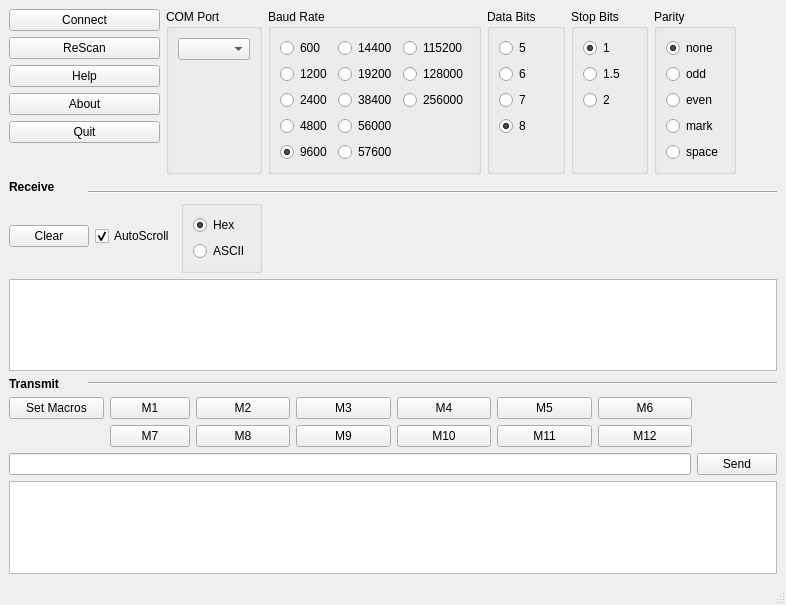
<?xml version="1.0" encoding="UTF-8"?>
<ui version="4.0">
 <class>Terminal</class>
 <widget class="QMainWindow" name="Terminal">
  <property name="geometry">
   <rect>
    <x>0</x>
    <y>0</y>
    <width>786</width>
    <height>605</height>
   </rect>
  </property>
  <property name="windowTitle">
   <string>Terminal - by Chr1$</string>
  </property>
  <widget class="QWidget" name="centralwidget">
   <layout class="QGridLayout" name="gridLayout_7">
    <item row="1" column="4">
     <spacer name="verticalSpacer_8">
      <property name="orientation">
       <enum>Qt::Vertical</enum>
      </property>
      <property name="sizeHint" stdset="0">
       <size>
        <width>20</width>
        <height>1</height>
       </size>
      </property>
     </spacer>
    </item>
    <item row="2" column="1" colspan="8">
     <widget class="Line" name="line">
      <property name="orientation">
       <enum>Qt::Horizontal</enum>
      </property>
     </widget>
    </item>
    <item row="6" column="0">
     <widget class="QLabel" name="label_7">
      <property name="font">
       <font>
        <weight>75</weight>
        <bold>true</bold>
       </font>
      </property>
      <property name="text">
       <string>Transmit</string>
      </property>
     </widget>
    </item>
    <item row="3" column="0" rowspan="2" colspan="3">
     <layout class="QHBoxLayout" name="horizontalLayout">
      <item>
       <widget class="QPushButton" name="clear_button">
        <property name="text">
         <string>Clear</string>
        </property>
       </widget>
      </item>
      <item>
       <widget class="QCheckBox" name="autoscroll_check">
        <property name="text">
         <string>AutoScroll</string>
        </property>
        <property name="checked">
         <bool>true</bool>
        </property>
       </widget>
      </item>
      <item>
       <widget class="QGroupBox" name="groupBox_6">
        <property name="title">
         <string/>
        </property>
        <layout class="QGridLayout" name="gridLayout_8">
         <item row="0" column="0">
          <layout class="QVBoxLayout" name="verticalLayout_7">
           <item>
            <widget class="QRadioButton" name="hex_radio">
             <property name="text">
              <string>Hex</string>
             </property>
             <property name="checked">
              <bool>true</bool>
             </property>
            </widget>
           </item>
           <item>
            <widget class="QRadioButton" name="ascii_radio">
             <property name="text">
              <string>ASCII</string>
             </property>
            </widget>
           </item>
          </layout>
         </item>
        </layout>
       </widget>
      </item>
     </layout>
    </item>
    <item row="1" column="2">
     <spacer name="verticalSpacer_6">
      <property name="orientation">
       <enum>Qt::Vertical</enum>
      </property>
      <property name="sizeHint" stdset="0">
       <size>
        <width>20</width>
        <height>1</height>
       </size>
      </property>
     </spacer>
    </item>
    <item row="0" column="5">
     <widget class="QGroupBox" name="groupBox_4">
      <property name="title">
       <string>Stop Bits</string>
      </property>
      <layout class="QGridLayout" name="gridLayout_5">
       <item row="4" column="0">
        <spacer name="verticalSpacer_5">
         <property name="orientation">
          <enum>Qt::Vertical</enum>
         </property>
         <property name="sizeHint" stdset="0">
          <size>
           <width>20</width>
           <height>40</height>
          </size>
         </property>
        </spacer>
       </item>
       <item row="1" column="0">
        <widget class="QRadioButton" name="stop_bits_1_radio">
         <property name="text">
          <string>1</string>
         </property>
         <property name="checked">
          <bool>true</bool>
         </property>
        </widget>
       </item>
       <item row="3" column="0">
        <widget class="QRadioButton" name="stop_bits_2_radio">
         <property name="text">
          <string>2</string>
         </property>
        </widget>
       </item>
       <item row="2" column="0">
        <widget class="QRadioButton" name="stop_bits_1_1_2_radio">
         <property name="text">
          <string>1.5</string>
         </property>
        </widget>
       </item>
      </layout>
     </widget>
    </item>
    <item row="1" column="3">
     <spacer name="verticalSpacer_7">
      <property name="orientation">
       <enum>Qt::Vertical</enum>
      </property>
      <property name="sizeHint" stdset="0">
       <size>
        <width>20</width>
        <height>1</height>
       </size>
      </property>
     </spacer>
    </item>
    <item row="4" column="3" colspan="6">
     <spacer name="horizontalSpacer_2">
      <property name="orientation">
       <enum>Qt::Horizontal</enum>
      </property>
      <property name="sizeHint" stdset="0">
       <size>
        <width>40</width>
        <height>20</height>
       </size>
      </property>
     </spacer>
    </item>
    <item row="9" column="0" colspan="9">
     <layout class="QHBoxLayout" name="horizontalLayout_2">
      <item>
       <widget class="QLineEdit" name="transmit_field">
        <property name="sizePolicy">
         <sizepolicy hsizetype="MinimumExpanding" vsizetype="Fixed">
          <horstretch>0</horstretch>
          <verstretch>0</verstretch>
         </sizepolicy>
        </property>
       </widget>
      </item>
      <item>
       <widget class="QPushButton" name="send_button">
        <property name="text">
         <string>Send</string>
        </property>
       </widget>
      </item>
     </layout>
    </item>
    <item row="0" column="8">
     <spacer name="horizontalSpacer">
      <property name="orientation">
       <enum>Qt::Horizontal</enum>
      </property>
      <property name="sizeHint" stdset="0">
       <size>
        <width>40</width>
        <height>20</height>
       </size>
      </property>
     </spacer>
    </item>
    <item row="1" column="0" rowspan="2">
     <widget class="QLabel" name="label_6">
      <property name="font">
       <font>
        <weight>75</weight>
        <bold>true</bold>
       </font>
      </property>
      <property name="text">
       <string>Receive</string>
      </property>
     </widget>
    </item>
    <item row="0" column="6" colspan="2">
     <widget class="QGroupBox" name="groupBox_3">
      <property name="title">
       <string>Parity</string>
      </property>
      <layout class="QGridLayout" name="gridLayout_3">
       <item row="0" column="0">
        <widget class="QRadioButton" name="parity_none_radio">
         <property name="text">
          <string>none</string>
         </property>
         <property name="checked">
          <bool>true</bool>
         </property>
        </widget>
       </item>
       <item row="1" column="0">
        <widget class="QRadioButton" name="parity_odd_radio">
         <property name="text">
          <string>odd</string>
         </property>
        </widget>
       </item>
       <item row="2" column="0">
        <widget class="QRadioButton" name="parity_even_radio">
         <property name="text">
          <string>even</string>
         </property>
        </widget>
       </item>
       <item row="3" column="0">
        <widget class="QRadioButton" name="parity_mark_radio">
         <property name="text">
          <string>mark</string>
         </property>
        </widget>
       </item>
       <item row="4" column="0">
        <widget class="QRadioButton" name="parity_space_radio">
         <property name="text">
          <string>space</string>
         </property>
        </widget>
       </item>
       <item row="5" column="0">
        <spacer name="verticalSpacer_11">
         <property name="orientation">
          <enum>Qt::Vertical</enum>
         </property>
         <property name="sizeHint" stdset="0">
          <size>
           <width>20</width>
           <height>40</height>
          </size>
         </property>
        </spacer>
       </item>
      </layout>
     </widget>
    </item>
    <item row="8" column="7" colspan="2">
     <spacer name="horizontalSpacer_3">
      <property name="orientation">
       <enum>Qt::Horizontal</enum>
      </property>
      <property name="sizeHint" stdset="0">
       <size>
        <width>196</width>
        <height>20</height>
       </size>
      </property>
     </spacer>
    </item>
    <item row="5" column="0" colspan="9">
     <widget class="QTextEdit" name="receive_text">
      <property name="readOnly">
       <bool>true</bool>
      </property>
     </widget>
    </item>
    <item row="0" column="4">
     <widget class="QGroupBox" name="groupBox_2">
      <property name="title">
       <string>Data Bits</string>
      </property>
      <layout class="QGridLayout" name="gridLayout_4">
       <item row="0" column="0">
        <widget class="QRadioButton" name="data_bits_5_radio">
         <property name="text">
          <string>5</string>
         </property>
        </widget>
       </item>
       <item row="1" column="0">
        <widget class="QRadioButton" name="data_bits_6_radio">
         <property name="text">
          <string>6</string>
         </property>
        </widget>
       </item>
       <item row="2" column="0">
        <widget class="QRadioButton" name="data_bits_7_radio">
         <property name="text">
          <string>7</string>
         </property>
        </widget>
       </item>
       <item row="3" column="0">
        <widget class="QRadioButton" name="data_bits_8_radio">
         <property name="text">
          <string>8</string>
         </property>
         <property name="checked">
          <bool>true</bool>
         </property>
        </widget>
       </item>
       <item row="4" column="0">
        <spacer name="verticalSpacer_4">
         <property name="orientation">
          <enum>Qt::Vertical</enum>
         </property>
         <property name="sizeHint" stdset="0">
          <size>
           <width>20</width>
           <height>40</height>
          </size>
         </property>
        </spacer>
       </item>
      </layout>
     </widget>
    </item>
    <item row="1" column="7">
     <spacer name="verticalSpacer_10">
      <property name="orientation">
       <enum>Qt::Vertical</enum>
      </property>
      <property name="sizeHint" stdset="0">
       <size>
        <width>20</width>
        <height>1</height>
       </size>
      </property>
     </spacer>
    </item>
    <item row="0" column="3">
     <widget class="QGroupBox" name="groupBox">
      <property name="title">
       <string>Baud Rate</string>
      </property>
      <property name="flat">
       <bool>false</bool>
      </property>
      <property name="checkable">
       <bool>false</bool>
      </property>
      <layout class="QGridLayout" name="gridLayout">
       <item row="4" column="0">
        <widget class="QRadioButton" name="baud_9600_radio">
         <property name="text">
          <string>9600</string>
         </property>
         <property name="checked">
          <bool>true</bool>
         </property>
        </widget>
       </item>
       <item row="5" column="1">
        <spacer name="verticalSpacer_3">
         <property name="orientation">
          <enum>Qt::Vertical</enum>
         </property>
         <property name="sizeHint" stdset="0">
          <size>
           <width>20</width>
           <height>40</height>
          </size>
         </property>
        </spacer>
       </item>
       <item row="3" column="0">
        <widget class="QRadioButton" name="baud_4800_radio">
         <property name="text">
          <string>4800</string>
         </property>
        </widget>
       </item>
       <item row="0" column="0">
        <widget class="QRadioButton" name="baud_600_radio">
         <property name="text">
          <string>600</string>
         </property>
        </widget>
       </item>
       <item row="0" column="1">
        <widget class="QRadioButton" name="baud_14400_radio">
         <property name="text">
          <string>14400</string>
         </property>
        </widget>
       </item>
       <item row="1" column="0">
        <widget class="QRadioButton" name="baud_1200_radio">
         <property name="text">
          <string>1200</string>
         </property>
        </widget>
       </item>
       <item row="1" column="1">
        <widget class="QRadioButton" name="baud_19200_radio">
         <property name="text">
          <string>19200</string>
         </property>
        </widget>
       </item>
       <item row="2" column="0">
        <widget class="QRadioButton" name="baud_2400_radio">
         <property name="text">
          <string>2400</string>
         </property>
        </widget>
       </item>
       <item row="2" column="1">
        <widget class="QRadioButton" name="baud_38400_radio">
         <property name="text">
          <string>38400</string>
         </property>
        </widget>
       </item>
       <item row="3" column="1">
        <widget class="QRadioButton" name="baud_56000_radio">
         <property name="text">
          <string>56000</string>
         </property>
        </widget>
       </item>
       <item row="4" column="1">
        <widget class="QRadioButton" name="baud_57600_radio">
         <property name="text">
          <string>57600</string>
         </property>
        </widget>
       </item>
       <item row="0" column="2">
        <widget class="QRadioButton" name="baud_115200_radio">
         <property name="text">
          <string>115200</string>
         </property>
        </widget>
       </item>
       <item row="1" column="2">
        <widget class="QRadioButton" name="baud_128000_radio">
         <property name="text">
          <string>128000</string>
         </property>
        </widget>
       </item>
       <item row="2" column="2">
        <widget class="QRadioButton" name="baud_256000_radio">
         <property name="text">
          <string>256000</string>
         </property>
        </widget>
       </item>
      </layout>
     </widget>
    </item>
    <item row="7" column="0" rowspan="2" colspan="7">
     <layout class="QGridLayout" name="gridLayout_2">
      <item row="0" column="0">
       <widget class="QPushButton" name="set_macro_button">
        <property name="text">
         <string>Set Macros</string>
        </property>
       </widget>
      </item>
      <item row="0" column="2">
       <widget class="QPushButton" name="m2_button">
        <property name="text">
         <string>M2</string>
        </property>
       </widget>
      </item>
      <item row="0" column="3">
       <widget class="QPushButton" name="m3_button">
        <property name="text">
         <string>M3</string>
        </property>
       </widget>
      </item>
      <item row="0" column="4">
       <widget class="QPushButton" name="m4_button">
        <property name="text">
         <string>M4</string>
        </property>
       </widget>
      </item>
      <item row="0" column="5">
       <widget class="QPushButton" name="m5_button">
        <property name="text">
         <string>M5</string>
        </property>
       </widget>
      </item>
      <item row="0" column="6">
       <widget class="QPushButton" name="m6_button">
        <property name="text">
         <string>M6</string>
        </property>
       </widget>
      </item>
      <item row="1" column="1">
       <widget class="QPushButton" name="m7_button">
        <property name="text">
         <string>M7</string>
        </property>
       </widget>
      </item>
      <item row="1" column="2">
       <widget class="QPushButton" name="m8_button">
        <property name="text">
         <string>M8</string>
        </property>
       </widget>
      </item>
      <item row="1" column="3">
       <widget class="QPushButton" name="m9_button">
        <property name="text">
         <string>M9</string>
        </property>
       </widget>
      </item>
      <item row="1" column="4">
       <widget class="QPushButton" name="m10_button">
        <property name="text">
         <string>M10</string>
        </property>
       </widget>
      </item>
      <item row="1" column="5">
       <widget class="QPushButton" name="m11_button">
        <property name="text">
         <string>M11</string>
        </property>
       </widget>
      </item>
      <item row="1" column="6">
       <widget class="QPushButton" name="m12_button">
        <property name="text">
         <string>M12</string>
        </property>
       </widget>
      </item>
      <item row="0" column="1">
       <widget class="QPushButton" name="m1_button">
        <property name="sizePolicy">
         <sizepolicy hsizetype="Fixed" vsizetype="Fixed">
          <horstretch>0</horstretch>
          <verstretch>0</verstretch>
         </sizepolicy>
        </property>
        <property name="text">
         <string>M1</string>
        </property>
       </widget>
      </item>
     </layout>
    </item>
    <item row="6" column="1" colspan="8">
     <widget class="Line" name="line_2">
      <property name="orientation">
       <enum>Qt::Horizontal</enum>
      </property>
     </widget>
    </item>
    <item row="10" column="0" colspan="9">
     <widget class="QTextEdit" name="transmit_text">
      <property name="readOnly">
       <bool>true</bool>
      </property>
     </widget>
    </item>
    <item row="1" column="5">
     <spacer name="verticalSpacer_9">
      <property name="orientation">
       <enum>Qt::Vertical</enum>
      </property>
      <property name="sizeHint" stdset="0">
       <size>
        <width>20</width>
        <height>1</height>
       </size>
      </property>
     </spacer>
    </item>
    <item row="0" column="2">
     <widget class="QGroupBox" name="groupBox_5">
      <property name="title">
       <string>COM Port</string>
      </property>
      <layout class="QGridLayout" name="gridLayout_6">
       <item row="0" column="0">
        <widget class="QComboBox" name="com_port_combo"/>
       </item>
       <item row="1" column="0">
        <spacer name="verticalSpacer">
         <property name="orientation">
          <enum>Qt::Vertical</enum>
         </property>
         <property name="sizeHint" stdset="0">
          <size>
           <width>20</width>
           <height>40</height>
          </size>
         </property>
        </spacer>
       </item>
      </layout>
     </widget>
    </item>
    <item row="0" column="0" colspan="2">
     <layout class="QVBoxLayout" name="verticalLayout_4">
      <item>
       <widget class="QPushButton" name="connect_button">
        <property name="text">
         <string>Connect</string>
        </property>
       </widget>
      </item>
      <item>
       <widget class="QPushButton" name="rescan_button">
        <property name="text">
         <string>ReScan</string>
        </property>
       </widget>
      </item>
      <item>
       <widget class="QPushButton" name="help_button">
        <property name="text">
         <string>Help</string>
        </property>
       </widget>
      </item>
      <item>
       <widget class="QPushButton" name="about_button">
        <property name="text">
         <string>About</string>
        </property>
       </widget>
      </item>
      <item>
       <widget class="QPushButton" name="quit_button">
        <property name="text">
         <string>Quit</string>
        </property>
       </widget>
      </item>
      <item>
       <spacer name="verticalSpacer_2">
        <property name="orientation">
         <enum>Qt::Vertical</enum>
        </property>
        <property name="sizeHint" stdset="0">
         <size>
          <width>20</width>
          <height>40</height>
         </size>
        </property>
       </spacer>
      </item>
     </layout>
    </item>
   </layout>
  </widget>
  <widget class="QMenuBar" name="menubar">
   <property name="geometry">
    <rect>
     <x>0</x>
     <y>0</y>
     <width>786</width>
     <height>22</height>
    </rect>
   </property>
  </widget>
  <widget class="QStatusBar" name="statusbar">
   <property name="toolTip">
    <string/>
   </property>
   <property name="statusTip">
    <string/>
   </property>
  </widget>
 </widget>
 <resources/>
 <connections/>
</ui>
